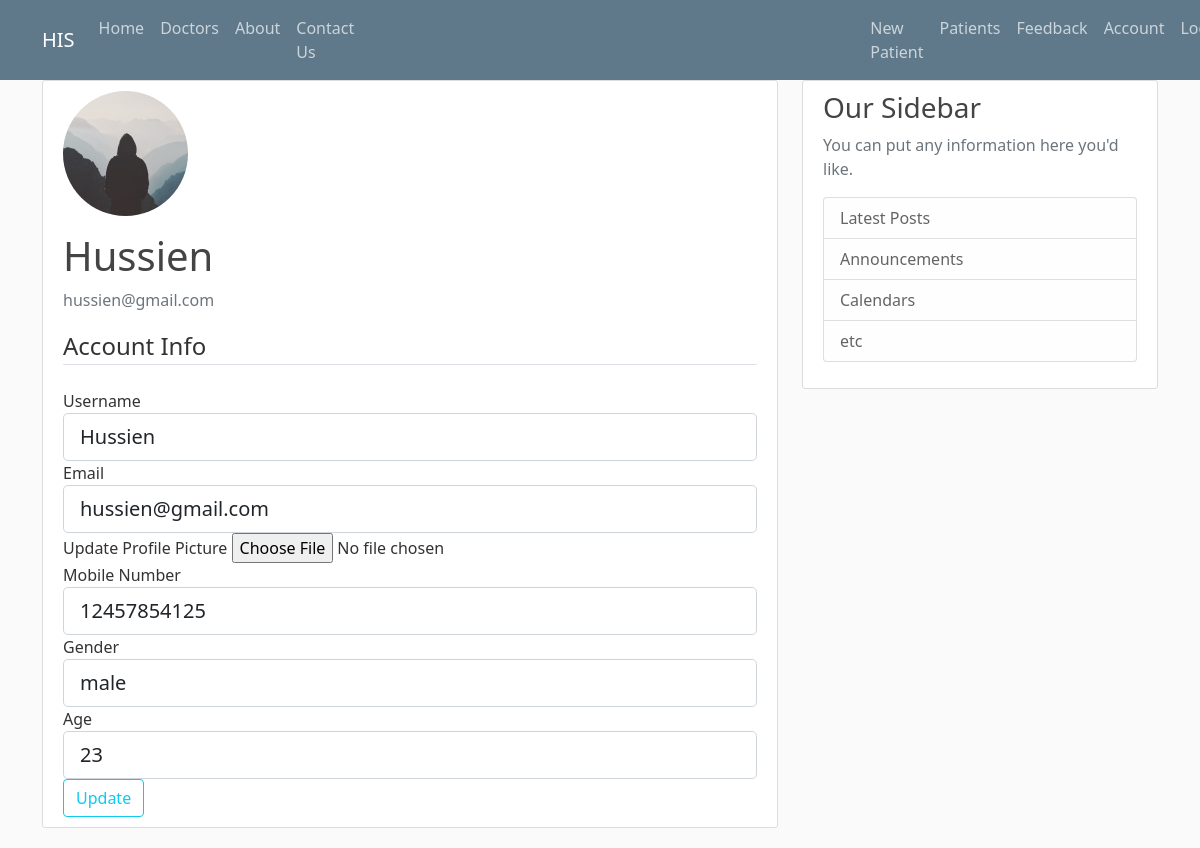
The page /account (signed in) on the database its author committed.
### his/models.py (models this page shows, shortened)
class Doctor(db.Model, UserMixin):
    id = db.Column(db.Integer, primary_key=True)
    username = db.Column(db.String(20), unique=True, nullable=False)
    email = db.Column(db.String(120), unique=True, nullable=False)
    image_file = db.Column(db.String(20), nullable=False, default='default.jpg')
    password = db.Column(db.String(60), nullable=False)
    mobile_number = db.Column(db.Integer, nullable=False)
    gender = db.Column(db.String(6), nullable=False)
    age = db.Column(db.Integer, nullable=False)
    patients = db.relationship('Patient', backref='author', lazy=True)

### his/routes.py (the view)
@app.route("/account", methods=['GET', 'POST'])
@login_required
def account():
    form = UpdateAccountForm()
    if form.validate_on_submit():
        if form.picture.data:
            picture_file = save_picture(form.picture.data)
            current_user.image_file = picture_file
        current_user.username = form.username.data
        current_user.email = form.email.data
        current_user.mobile_number = form.mobile_number.data
        current_user.gender = form.gender.data
        current_user.age = form.age.data
        db.session.commit()
        flash('Your account has been updated!', 'success')
        return redirect(url_for('account'))
    elif request.method == 'GET':
        form.username.data = current_user.username
        form.email.data = current_user.email
        form.mobile_number.data = current_user.mobile_number
        form.gender.data = current_user.gender
        form.age.data = current_user.age
    image_file = url_for('static', filename='profile_pics/' + current_user.image_file)
    return render_template('account.html', title='Account', image_file=image_file, form=form)

### his/forms.py (shortened to what this page needs)
class UpdateAccountForm(FlaskForm):
    username = StringField('Username', validators=[DataRequired(), Length(min=2, max=20)])
    email = StringField('Email', validators=[DataRequired(), Email()])
    picture = FileField('Update Profile Picture', validators=[FileAllowed(['jpg', 'png'])])
    mobile_number = StringField('Mobile Number', validators=[DataRequired(), Length(11)])
    gender = StringField('Gender', validators=[DataRequired()])
    age = StringField('Age', validators=[DataRequired()])
    submit = SubmitField('Update')

### his/models.py (called while the page is built)
@login_manager.user_loader
def load_user(doctor_id):
    return Doctor.query.get(int(doctor_id))

### his/templates/account.html (shortened to what this page needs)
{% extends "layout.html" %}
{% block content %}
    <div class="content-section">
      <div class="media">
        <img class="rounded-circle account-img" src="{{ image_file }}">
        <div class="media-body">
          <h2 class="account-heading">{{ current_user.username }}</h2>
          <p class="text-secondary">{{ current_user.email }}</p>
        </div>
      </div>
        <form method="POST" action="" enctype="multipart/form-data">
            <fieldset class="form-group">
                <legend class="border-bottom mb-4">Account Info</legend>
                <div class="form-group">
                    {{ form.username.label(class="form-control-label") }}
                    {% if form.username.errors %}
                        {{ form.username(class="form-control form-control-lg is-invalid") }}
                        <div class="invalid-feedback">
                            {% for error in form.username.errors %}
                                <span>{{ error }}</span>
                            {% endfor %}
                        </div>
                    {% else %}
                        {{ form.username(class="form-control form-control-lg") }}
                    {% endif %}
                </div>
                <div class="form-group">
                    {{ form.email.label(class="form-control-label") }}
                    {% if form.email.errors %}
                        {{ form.email(class="form-control form-control-lg is-invalid") }}
                        <div class="invalid-feedback">
                            {% for error in form.email.errors %}
                                <span>{{ error }}</span>
                            {% endfor %}
                        </div>
                    {% else %}
                        {{ form.email(class="form-control form-control-lg") }}
                    {% endif %}
                </div>
                <div class="form-group">
                    {{ form.picture.label() }}
                    {{ form.picture(class="form-control-file") }}
                </div>
                <div class="form-group">
                    {{ form.mobile_number.label(class="form-control-label") }}
                    {% if form.mobile_number.errors %}
                        {{ form.mobile_number(class="form-control form-control-lg is-invalid") }}
                        <div class="invalid-feedback">
                            {% for error in form.mobile_number.errors %}
                                <span>{{ error }}</span>
                            {% endfor %}
                        </div>
                    {% else %}
                        {{ form.mobile_number(class="form-control form-control-lg") }}
                    {% endif %}
                </div>
                <div class="form-group">
                    {{ form.gender.label(class="form-control-label") }}
                    {% if form.gender.errors %}
                        {{ form.gender(class="form-control form-control-lg is-invalid") }}
                        <div class="invalid-feedback">
                            {% for error in form.gender.errors %}
                                <span>{{ error }}</span>
                            {% endfor %}
                        </div>
                    {% else %}
                        {{ form.gender(class="form-control form-control-lg") }}
                    {% endif %}
                </div>
                <div class="form-group">
                    {{ form.age.label(class="form-control-label") }}
                    {% if form.age.errors %}
                        {{ form.age(class="form-control form-control-lg is-invalid") }}
                        <div class="invalid-feedback">
                            {% for error in form.age.errors %}
                                <span>{{ error }}</span>
                            {% endfor %}
                        </div>
                    {% else %}
                        {{ form.age(class="form-control form-control-lg") }}
                    {% endif %}
                </div>
            </fieldset>
            <div class="form-group">
                {{ form.submit(class="btn btn-outline-info") }}
            </div>
        </form>
    </div>
{% endblock content %}

### his/static/main.css (style rules this page uses)
body { background: #fafafa; color: #333333; margin-top: 5rem; }
h1, h2, h3, h4, h5, h6 { color: #444444; }
.content-section { background: #ffffff; padding: 10px 20px; border: 1px solid #dddddd; border-radius: 3px; margin-bottom: 20px; }
.account-img { height: 125px; width: 125px; margin-right: 20px; margin-bottom: 16px; }
.account-heading { font-size: 2.5rem; }

### rows shown on the page
Doctor: username "Hussien", email "hussien@gmail.com", mobile_number "12457854125", gender "male", age "23"
